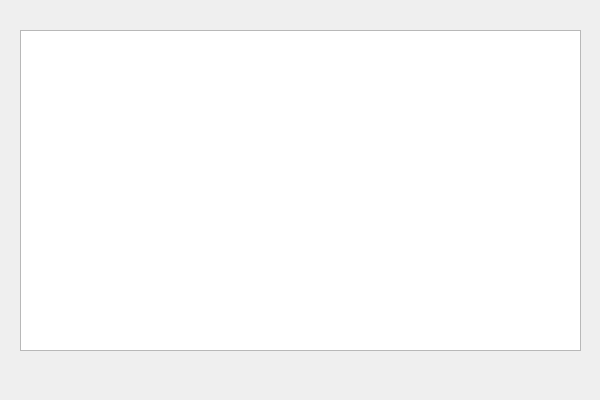
<?xml version="1.0" encoding="UTF-8"?>
<ui version="4.0">
 <class>MainWindow</class>
 <widget class="QMainWindow" name="MainWindow">
  <property name="geometry">
   <rect>
    <x>0</x>
    <y>0</y>
    <width>600</width>
    <height>400</height>
   </rect>
  </property>
  <property name="windowTitle">
   <string>Справочник</string>
  </property>
  <widget class="QWidget" name="centralWidget">
   <widget class="QTableView" name="tableView">
    <property name="geometry">
     <rect>
      <x>20</x>
      <y>30</y>
      <width>561</width>
      <height>321</height>
     </rect>
    </property>
   </widget>
  </widget>
  <widget class="QMenuBar" name="menuBar">
   <property name="geometry">
    <rect>
     <x>0</x>
     <y>0</y>
     <width>600</width>
     <height>22</height>
    </rect>
   </property>
  </widget>
 </widget>
 <layoutdefault spacing="6" margin="11"/>
 <resources/>
 <connections/>
</ui>
